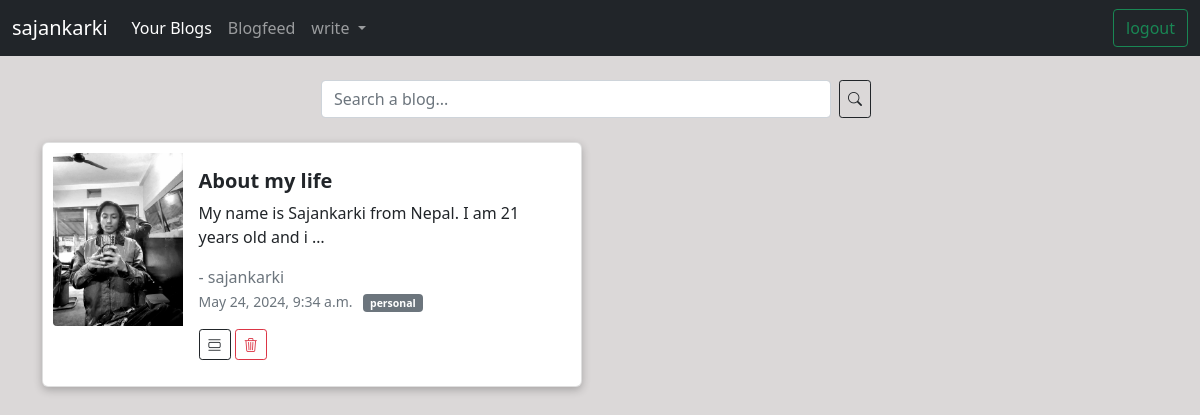
Screenshot of / (signed in) with the database file from the repository.
### myblogs/models.py (models this page shows, shortened)
class Blog(models.Model):
    category = models.ForeignKey(Category, blank=True, null=True, on_delete=models.SET_NULL)
    user = models.ForeignKey(User, on_delete=models.CASCADE, default=1)  # Set a default value for the user field
    title = models.TextField(max_length=100, blank=False, null=False)
    image = models.ImageField(blank=False, null=False)
    description = models.TextField(max_length=10000, blank=False, null=False)
    created_by = models.CharField(max_length=100, null=False, default=False)
    created_at = models.DateTimeField(default=datetime.now, blank=True)

class Category(models.Model):
    name = models.CharField(max_length=100, null=False, blank=False)
    user = models.ForeignKey(User, on_delete=models.SET_NULL, null=True, blank=True)
    def __str__(self) -> str:
        return self.name

### myblogs/views.py (the view)
# urls.py: path('', views.index, name='index'),
@login_required(login_url='loginUser')
def index(request):
    category = Category.objects.filter(user=request.user)
    query = request.GET.get('query', '')
    if query:
        blogs = Blog.objects.filter(user=request.user, title__icontains=query)
    else:
        blogs = Blog.objects.filter(user=request.user)
    return render(request, 'index.html', {'category': category, 'blogs': blogs})

### templates/index.html (shortened to what this page needs)
<!DOCTYPE html>
{% load static %}
<html lang="en">
<head>
  <link href="https://cdn.jsdelivr.net/npm/bootstrap@5.0.2/dist/css/bootstrap.min.css" rel="stylesheet"
>
    <!DOCTYPE html>
<html lang="en">
<head>
    <link rel="stylesheet" href="https://cdnjs.cloudflare.com/ajax/libs/bootstrap-icons/1.10.2/font/bootstrap-icons.min.css">
</head>
<body style="background-color: rgb(219, 216, 216);">
  <nav class="navbar navbar-expand-lg navbar-dark bg-dark fixed">
    <div class="container-fluid">
      {% if user.is_authenticated %}
      <a class="navbar-brand" href="#">{{user.username}}</a>
      {% endif %}
      <div class="collapse navbar-collapse" id="navbarSupportedContent">
        <ul class="navbar-nav me-auto mb-2 mb-lg-0">
          <li class="nav-item">
            <a class="nav-link active" aria-current="page" href="{% url 'index' %}">Your Blogs</a>
          </li>
          <li class="nav-item">
            <a class="nav-link" href="{% url 'blogfeed' %}">Blogfeed</a>
          </li>
          <li class="nav-item dropdown">
            <a class="nav-link dropdown-toggle" href="#" id="navbarDropdown" role="button" data-bs-toggle="dropdown"
              aria-expanded="false">
              write
            </a>
          </li>
        </ul>
        <form class="d-flex">
          <a href="{% url 'logoutUser' %}" class="btn btn-outline-success">logout</a>
        </form>
      </div>
    </div>
  </nav>
  <div class="container my-4 d-flex justify-content-center">
    <form class="col-12 col-lg-6" method="GET" action="{% url 'index' %}">
      <div style="display: flex;">
        <input type="search" name="query" class="form-control form-control-dark" placeholder="Search a blog..." aria-label="Search">
        <button class="btn btn-outline-dark btn-sm mx-2">
          <i class="bi bi-search"></i>
      </button>
      </div>
    </form>
  </div>
  <div class="container">
    <div class="row">
      {% for blog in blogs reversed %}
      <div class="col-md-6 mb-3">
        <div class="card" style="width: 540px; border-radius: 6px; box-shadow: rgba(0, 0, 0, 0.24) 0px 3px 8px;">
          <div class="row g-0" style="padding: 10px;">
            <div class="col-md-3">
              {% if blog.image %}
              <img src="{{ blog.image.url }}" class="img-fluid rounded-start" alt="...">
              {% else %}
              <img src="path/to/default/image.jpg" class="img-fluid rounded-start" style="width: 100px; height: 100px; object-fit: cover;" alt="No image available">
              {% endif %}
            </div>
            <div class="col-md-9">
              <div class="card-body">
                <h5 class="card-title"><b>{{ blog.title }}</b></h5>
                <p class="card-text">{{ blog.description|truncatewords:13 }}</p>
                <p class="text-muted" style="margin: 0;">- {{user.username}}</p>
                <p class="card-text">
                  <small class="text-muted">{{ blog.created_at }}
                    <span style="margin-left: 7px;" class="badge bg-secondary">{{ blog.category }}</span>
                  </small>
                </p>
                <a href="{% url 'yourBlog' blog.id %}" class="btn btn-outline-dark btn-sm">
                  <i class="bi bi-view-list"></i>
                </a>
                <a href="{% url 'deleteBlog' blog.id %}" class="btn btn-outline-danger btn-sm">
                  <i class="bi bi-trash3"></i>
                </a>
              </div>
            </div>
          </div>
        </div>
      </div>
      {% empty %}
      <p style="color: red;">empty blogs...</p>
      {% endfor %}
    </div>
  </div>
</body>
</html>

### rows the page displays
Blog: image (picture), title "About my life", description "My name is Sajankarki from Nepal. I am 21 years old and i …", created_at "May 24, 2024, 9:34 a.m.", category "personal"

### other values shown
{{ user.username }} "sajankarki"
